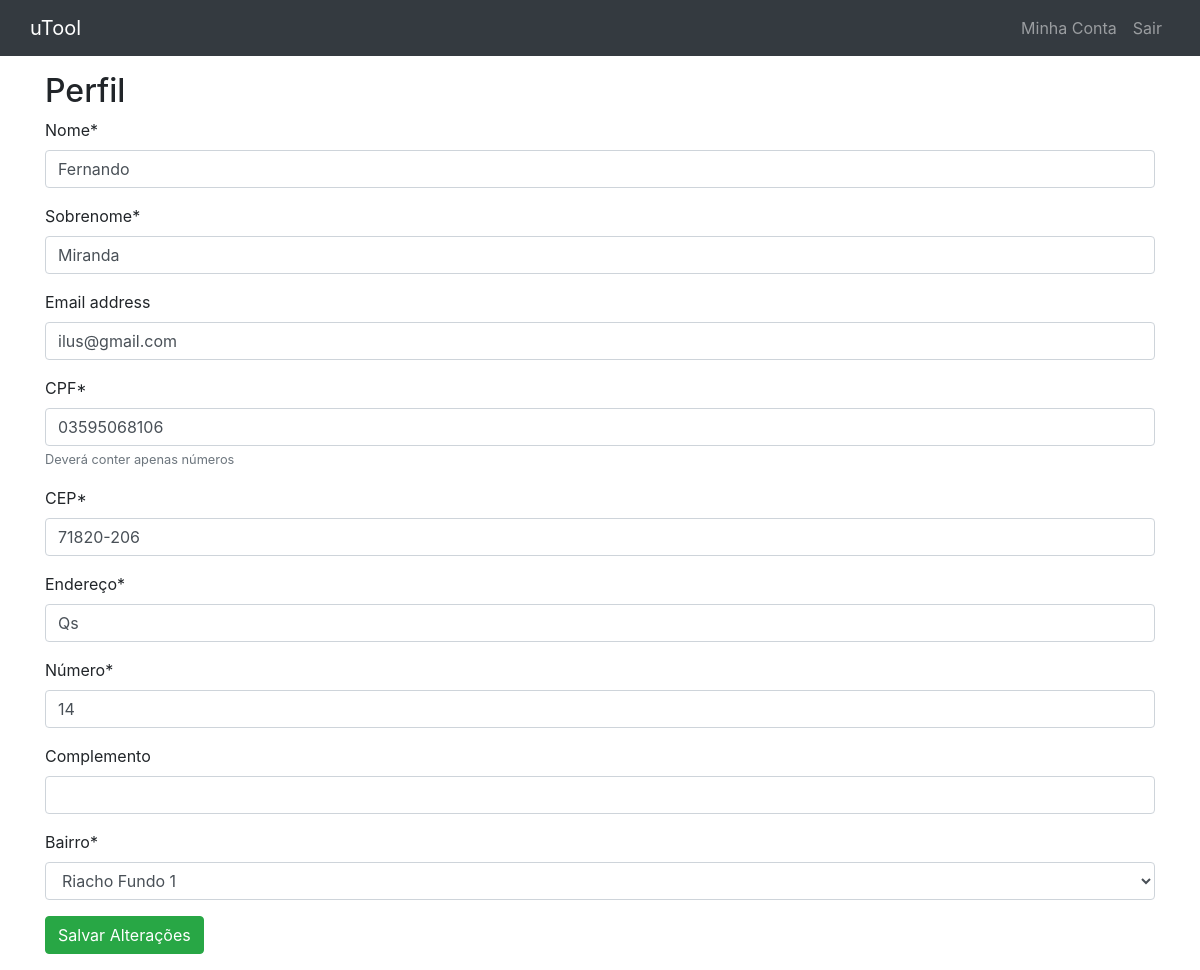
Screenshot of /profile/ (signed in) with the database file from the repository.
### users/models.py (models this page shows)
class MyUserModel(AbstractUser):
    name = models.CharField(
        verbose_name="nome",
        max_length=50,
        validators=[RegexValidator(regex='^[a-zA-Z]{3}[a-zA-Z]*$',
            message='Nome deve conter pelo menos 3 caracteres, apenas letras.',
            code='erro')]
    )
    surname = models.CharField(
        verbose_name="sobrenome",
        max_length=700,
        validators=[RegexValidator(regex='^[a-zA-Z ]{3}[a-zA-Z ]*$',
            message='Sobrenome deve conter apenas letras e espaços.',
            code='erro')]
    )
    cpf = models.CharField(
        max_length=11,
        help_text='Deverá conter apenas números',
        unique=True,
        validators=[validate_cpf],
        verbose_name="CPF"
    )
    adress = models.CharField(
        verbose_name="endereço",
        max_length=50
    )
    number = models.CharField(
        verbose_name="número",
        max_length=3,
        validators=[RegexValidator(regex='^[0-9]+$',
            message='Deve conter apenas números maiores que 0',
            code='erro')]
    )
    complement = models.CharField(
        verbose_name="complemento",
        max_length=30,
        blank=True
    )
    zip_code = models.CharField(
        verbose_name="CEP",
        validators=[RegexValidator(regex='^7[0-3][0-9]{3}-[0-9]{3}$',
        message='CEP deve estar no formato xxxxx-xxx, e ser um CEP do DF',
            code='erro')],
            max_length=9
    )
    district = models.CharField(
        max_length=20,
        verbose_name = "bairro",
        choices=(
            ('Águas Claras', 'Águas Claras'),
            ('Brazlândia', 'Brazlândia'),
            ('Candangolândia', 'Candangolândia'),
            ('Ceilândia', 'Ceilândia'),
            ('Cruzeiro', 'Cruzeiro'),
            ('Fercal', 'Fercal'),
            ('Gama', 'Gama'),
            ('Guará', 'Guará'),
            ('Itapoã', 'Itapoã'),
            ('Jardim Botânico', 'Jardim Botânico'),
            ('Lago Norte', 'Lago Norte'),
            ('Lago Sul', 'Lago Sul'),
            ('Núcleo Bandeirante', 'Núcleo Bandeirante'),
            ('Paranoá', 'Paranoá'),
            ('Park Way', 'Park Way'),
            ('Planaltina', 'Planaltina'),
            ('Plano Piloto', 'Plano Piloto'),
            ('Samambaia', 'Samambaia'),
            ('Taguatinga', 'Taguatinga'),
            ('Recanto das Emas', 'Recanto das Emas'),
            ('Riacho Fundo 1', 'Riacho Fundo 1'),
            ('Riacho Fundo 2', 'Riacho Fundo 2'),
            ('Santa Maria', 'Santa Maria'),
            ('SCIA', 'SCIA'),
            ('SIA', 'SIA'),
            ('São Sebastião', 'São Sebastião'),
            ('Sobradinho', 'Sobradinho'),
            ('Sobradinho 2', 'Sobradinho 2'),
            ('Sudoeste', 'Sudoeste'),
            ('Varjão', 'Varjão'),
            ('Vicente Pires', 'Vicente Pires'),)
    )
    state = models.CharField(
        verbose_name="estado",
        max_length=2,
        default='DF'
    )
    first_name = False
    last_name = False
    REQUIRED_FIELDS = []

### users/views.py (the view, shortened to what this page needs)
# urls.py: path('', ProfilePageView.as_view(), name='profile'),
class ProfilePageView(generic.UpdateView):
    model = MyUserModel
    template_name = 'account/profile.html'
    success_url = reverse_lazy('users:profile')
    fields = ['name', 'surname', 'email', 'cpf', 'zip_code','adress', 'number', 'complement', 'district',]
    def get_object(self):
        return self.request.user

### templates/account/profile.html (shortened to what this page needs)
{% extends 'base.html' %}
{% load crispy_forms_tags %}
{% block content %}
    <h2>Perfil</h2>
    <form method="post">
        {{ form|crispy }}
        <button class="btn btn-success" type="submit">Salvar Alterações</button>
    </form>
{% endblock %}

### rows the page displays
MyUserModel: name "Fernando", surname "Miranda", email "ilus@gmail.com", cpf "03595068106", zip_code "71820-206", adress "Qs", number "14", district "Riacho Fundo 1"
